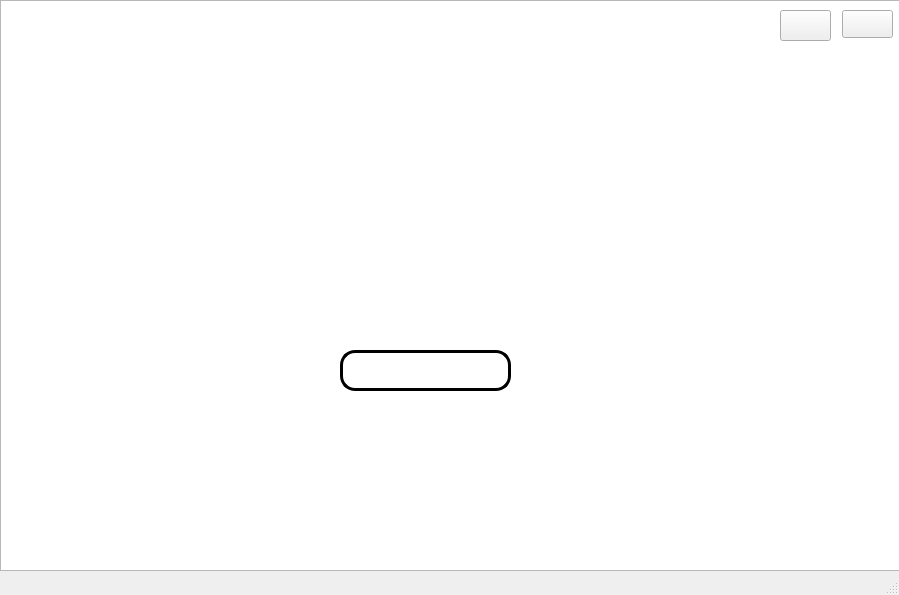
<?xml version="1.0" encoding="UTF-8"?>
<ui version="4.0">
 <class>MainWindow</class>
 <widget class="QMainWindow" name="MainWindow">
  <property name="geometry">
   <rect>
    <x>0</x>
    <y>0</y>
    <width>899</width>
    <height>595</height>
   </rect>
  </property>
  <property name="font">
   <font>
    <family>MS UI Gothic</family>
   </font>
  </property>
  <property name="windowTitle">
   <string>Login</string>
  </property>
  <property name="windowIcon">
   <iconset>
    <normaloff>../../Desktop/New folder/favicon.ico</normaloff>../../Desktop/New folder/favicon.ico</iconset>
  </property>
  <property name="styleSheet">
   <string notr="true"/>
  </property>
  <widget class="QWidget" name="centralwidget">
   <widget class="QGraphicsView" name="graphicsView">
    <property name="geometry">
     <rect>
      <x>0</x>
      <y>0</y>
      <width>901</width>
      <height>571</height>
     </rect>
    </property>
    <property name="styleSheet">
     <string notr="true">background-image:url(:/images/login2.png);</string>
    </property>
   </widget>
   <widget class="QPushButton" name="iden">
    <property name="geometry">
     <rect>
      <x>340</x>
      <y>350</y>
      <width>171</width>
      <height>41</height>
     </rect>
    </property>
    <property name="cursor">
     <cursorShape>PointingHandCursor</cursorShape>
    </property>
    <property name="styleSheet">
     <string notr="true"> QPushButton {
color: #ffffff;
border: 3px solid #000000;
font: 10pt &quot;Segoe UI Black&quot;;
border-radius: 15px;
padding: 5px;
background: qradialgradient(cx: 0.3, cy: -0.4,
fx: 0.3, fy: -0.4,
radius: 1.65, stop: 0 #1E73E8, stop: 1 #1E73E8);
min-width: 80px;
}

QPushButton:hover {
background: qradialgradient(cx: 0.3, cy: -0.4,
fx: 0.3, fy: -0.4,
radius: 1.65, stop: 0 #5E9DF5, stop: 1 #5E9DF5);
}

 QPushButton:pressed {
background: qradialgradient(cx: 0.4, cy: -0.1,
fx: 0.4, fy: -0.1,
radius: 1.65, stop: 0 #0936F5, stop: 1 #0936F5);
}</string>
    </property>
    <property name="text">
     <string>S'authentifier</string>
    </property>
   </widget>
   <widget class="QLineEdit" name="login">
    <property name="geometry">
     <rect>
      <x>360</x>
      <y>210</y>
      <width>191</width>
      <height>41</height>
     </rect>
    </property>
    <property name="styleSheet">
     <string notr="true">color: white;
background-color: rgba(0, 0, 0, 0);
font: 16pt &quot;MS Shell Dlg 2&quot;;
border: none</string>
    </property>
    <property name="placeholderText">
     <string>Username</string>
    </property>
   </widget>
   <widget class="QLineEdit" name="pass">
    <property name="geometry">
     <rect>
      <x>360</x>
      <y>280</y>
      <width>191</width>
      <height>41</height>
     </rect>
    </property>
    <property name="styleSheet">
     <string notr="true">background-color: rgba(0, 0, 0, 0);
font: 18pt &quot;MS Shell Dlg 2&quot;;
border: none;
color: white</string>
    </property>
    <property name="echoMode">
     <enum>QLineEdit::Password</enum>
    </property>
    <property name="placeholderText">
     <string>Password</string>
    </property>
   </widget>
   <widget class="QLabel" name="logo">
    <property name="geometry">
     <rect>
      <x>10</x>
      <y>0</y>
      <width>141</width>
      <height>91</height>
     </rect>
    </property>
    <property name="styleSheet">
     <string notr="true">border-image: url(:/images/logo4.png);</string>
    </property>
    <property name="text">
     <string/>
    </property>
   </widget>
   <widget class="QPushButton" name="pushButton">
    <property name="geometry">
     <rect>
      <x>842</x>
      <y>10</y>
      <width>51</width>
      <height>28</height>
     </rect>
    </property>
    <property name="cursor">
     <cursorShape>PointingHandCursor</cursorShape>
    </property>
    <property name="styleSheet">
     <string notr="true">
border-image: url(:/images/unnamed.png);</string>
    </property>
    <property name="text">
     <string/>
    </property>
   </widget>
   <widget class="QPushButton" name="pushButton_2">
    <property name="geometry">
     <rect>
      <x>780</x>
      <y>10</y>
      <width>51</width>
      <height>31</height>
     </rect>
    </property>
    <property name="cursor">
     <cursorShape>PointingHandCursor</cursorShape>
    </property>
    <property name="styleSheet">
     <string notr="true">
border-image: url(:/images/unnamed (1).png);</string>
    </property>
    <property name="text">
     <string/>
    </property>
   </widget>
  </widget>
  <widget class="QStatusBar" name="statusbar"/>
 </widget>
 <resources/>
 <connections/>
</ui>
